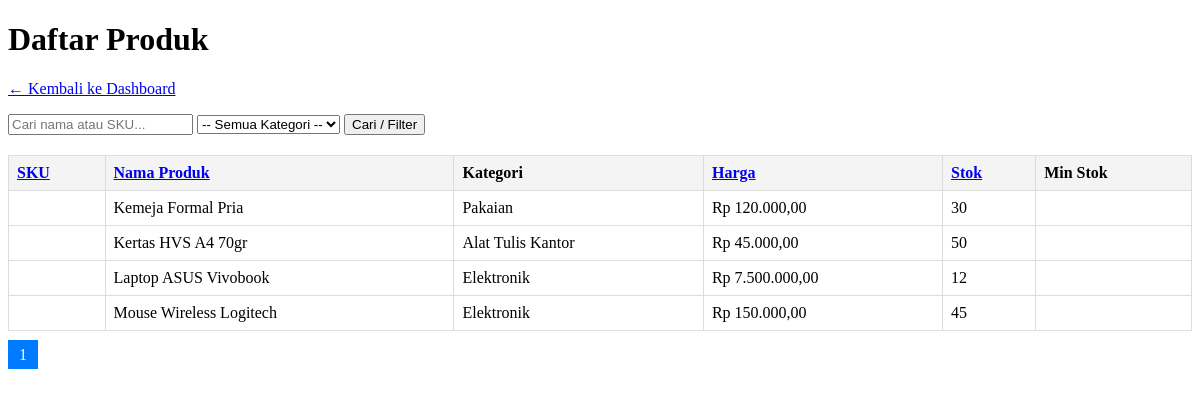
Screenshot of /public/products/index.php (signed in) with the database file from the repository.
### tables this page shows
CREATE TABLE products (
    id INT AUTO_INCREMENT PRIMARY KEY,
    code VARCHAR(50) UNIQUE,
    name VARCHAR(150) NOT NULL,
    category_id INT,
    stock INT DEFAULT 0,
    price DECIMAL(12,2) DEFAULT 0.00,
    FOREIGN KEY (category_id) REFERENCES categories(id) ON DELETE SET NULL
);

CREATE TABLE categories (
    id INT AUTO_INCREMENT PRIMARY KEY,
    name VARCHAR(100) NOT NULL
);

### helpers/escape.php (called while the page is built, shortened)
<?php
function e($string) {
    if ($string === null) {
        return '';
    }
    return htmlspecialchars($string, ENT_QUOTES, 'UTF-8');
}
?>

### helpers/validation.php (called while the page is built, shortened)
<?php
function validate_sort_column($column, array $allowed_columns) {
    if (in_array($column, $allowed_columns, true)) {
        return $column;
    }
    return $allowed_columns[0];
}
function validate_sort_direction($direction) {
    $dir = strtoupper(trim($direction));
    return ($dir === 'DESC') ? 'DESC' : 'ASC';
}
?>

### public/products/index.php (the view, shortened to what this page needs)
<?php
require_once '../../config/database.php';
require_once '../../helpers/validation.php';
require_once '../../helpers/escape.php';
$search = trim($_GET['search'] ?? '');
$category_id = filter_input(INPUT_GET, 'category_id', FILTER_VALIDATE_INT) ?: 0;
$allowed_columns = ['name', 'price', 'stock', 'sku'];
$sort_col = validate_sort_column($_GET['sort'] ?? 'name', $allowed_columns);
$sort_dir = validate_sort_direction($_GET['dir'] ?? 'ASC');
$page = max(1, (int) ($_GET['page'] ?? 1));
$perPage = 10;
$offset = ($page - 1) * $perPage;
$whereSql = '';
$countSql = "SELECT COUNT(*) FROM products p $whereSql";
$countStmt = $pdo->prepare($countSql);
$countStmt->execute();
$totalData = $countStmt->fetchColumn();
$totalPages = ceil($totalData / $perPage);
$dataSql = "SELECT p.*, c.name AS category_name
            FROM products p
            JOIN categories c ON c.id = p.category_id
            $whereSql
            ORDER BY $sort_col $sort_dir
            LIMIT :limit OFFSET :offset";
$dataStmt = $pdo->prepare($dataSql);
$dataStmt->bindValue(':limit', $perPage, PDO::PARAM_INT);
$dataStmt->bindValue(':offset', $offset, PDO::PARAM_INT);
$dataStmt->execute();
$products = $dataStmt->fetchAll();
?>
<!DOCTYPE html>
<html lang="id">
<head>
</head>
<body>
    <h1>Daftar Produk</h1>
    <p><a href="../dashboard.php">← Kembali ke Dashboard</a></p>
    <form method="GET" action="">
        <input type="text" name="search" placeholder="Cari nama atau SKU..." value="<?= e($search); ?>">
        <select name="category_id">
            <option value="0">-- Semua Kategori --</option>
        </select>
        <button type="submit">Cari / Filter</button>
    </form>
    <table>
        <thead>
            <tr>
                <th><a href="?sort=sku&dir=<?= ($sort_col === 'sku' && $sort_dir === 'ASC') ? 'DESC' : 'ASC'; ?>&search=<?= e($search); ?>&category_id=<?= $category_id; ?>">SKU</a></th>
                <th><a href="?sort=name&dir=<?= ($sort_col === 'name' && $sort_dir === 'ASC') ? 'DESC' : 'ASC'; ?>&search=<?= e($search); ?>&category_id=<?= $category_id; ?>">Nama Produk</a></th>
                <th>Kategori</th>
                <th><a href="?sort=price&dir=<?= ($sort_col === 'price' && $sort_dir === 'ASC') ? 'DESC' : 'ASC'; ?>&search=<?= e($search); ?>&category_id=<?= $category_id; ?>">Harga</a></th>
                <th><a href="?sort=stock&dir=<?= ($sort_col === 'stock' && $sort_dir === 'ASC') ? 'DESC' : 'ASC'; ?>&search=<?= e($search); ?>&category_id=<?= $category_id; ?>">Stok</a></th>
                <th>Min Stok</th>
            </tr>
        </thead>
        <tbody>
            <?php if (count($products) > 0): ?>
                <?php foreach ($products as $p): ?>
                <tr>
                    <td><?= e($p['sku']); ?></td>
                    <td><?= e($p['name']); ?></td>
                    <td><?= e($p['category_name']); ?></td>
                    <td>Rp <?= number_format($p['price'], 2, ',', '.'); ?></td>
                    <td style="<?= ($p['stock'] <= $p['minimum_stock']) ? 'color: red; font-weight: bold;' : ''; ?>">
                        <?= $p['stock']; ?>
                    </td>
                    <td><?= $p['minimum_stock']; ?></td>
                </tr>
                <?php endforeach; ?>
            <?php else: ?>
                <tr>
                    <td colspan="6" style="text-align: center;">Tidak ada data produk ditemukan.</td>
                </tr>
            <?php endif; ?>
        </tbody>
    </table>
    <div class="pagination">
        <?php for ($i = 1; $i <= $totalPages; $i++): ?>
            <a href="?page=<?= $i; ?>&search=<?= e($search); ?>&category_id=<?= $category_id; ?>&sort=<?= e($sort_col); ?>&dir=<?= e($sort_dir); ?>"
               class="<?= ($page == $i) ? 'active' : ''; ?>">
               <?= $i; ?>
            </a>
        <?php endfor; ?>
    </div>
</body>
</html>

### public/products/index.php (style rules this page uses)
table { width: 100%; border-collapse: collapse; margin-top: 20px; }
th, td { border: 1px solid #ddd; padding: 8px; text-align: left; }
th { background-color: #f4f4f4; }
.pagination { margin-top: 15px; }
.pagination a { margin-right: 5px; padding: 5px 10px; border: 1px solid #ccc; text-decoration: none; }
.pagination a.active { background-color: #007bff; color: white; border-color: #007bff; }

### rows the page displays
products: name "Kemeja Formal Pria", category.name "Pakaian", price "120.000,00", stock "30"
products: name "Kertas HVS A4 70gr", category.name "Alat Tulis Kantor", price "45.000,00", stock "50"
products: name "Laptop ASUS Vivobook", category.name "Elektronik", price "7.500.000,00", stock "12"
products: name "Mouse Wireless Logitech", category.name "Elektronik", price "150.000,00", stock "45"
